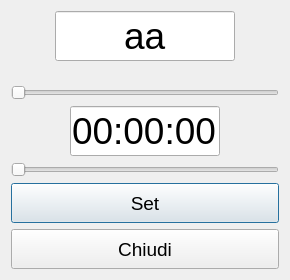
<?xml version="1.0" encoding="UTF-8"?>
<ui version="4.0">
 <class>QSetCompoente</class>
 <widget class="QDialog" name="QSetCompoente">
  <property name="geometry">
   <rect>
    <x>0</x>
    <y>0</y>
    <width>290</width>
    <height>280</height>
   </rect>
  </property>
  <property name="minimumSize">
   <size>
    <width>290</width>
    <height>280</height>
   </size>
  </property>
  <property name="maximumSize">
   <size>
    <width>290</width>
    <height>378</height>
   </size>
  </property>
  <property name="windowTitle">
   <string>Dialog</string>
  </property>
  <layout class="QVBoxLayout" name="verticalLayout">
   <item>
    <layout class="QHBoxLayout" name="horizontalLayout">
     <item>
      <spacer name="horizontalSpacer">
       <property name="orientation">
        <enum>Qt::Horizontal</enum>
       </property>
       <property name="sizeHint" stdset="0">
        <size>
         <width>40</width>
         <height>20</height>
        </size>
       </property>
      </spacer>
     </item>
     <item>
      <widget class="QLineEdit" name="Valore">
       <property name="maximumSize">
        <size>
         <width>180</width>
         <height>16777215</height>
        </size>
       </property>
       <property name="font">
        <font>
         <pointsize>28</pointsize>
        </font>
       </property>
       <property name="text">
        <string>aa</string>
       </property>
       <property name="echoMode">
        <enum>QLineEdit::Normal</enum>
       </property>
       <property name="alignment">
        <set>Qt::AlignCenter</set>
       </property>
      </widget>
     </item>
     <item>
      <spacer name="horizontalSpacer_2">
       <property name="orientation">
        <enum>Qt::Horizontal</enum>
       </property>
       <property name="sizeHint" stdset="0">
        <size>
         <width>40</width>
         <height>20</height>
        </size>
       </property>
      </spacer>
     </item>
    </layout>
   </item>
   <item>
    <spacer name="verticalSpacer">
     <property name="orientation">
      <enum>Qt::Vertical</enum>
     </property>
     <property name="sizeHint" stdset="0">
      <size>
       <width>20</width>
       <height>40</height>
      </size>
     </property>
    </spacer>
   </item>
   <item>
    <widget class="QSlider" name="ValoreSet">
     <property name="font">
      <font>
       <pointsize>17</pointsize>
      </font>
     </property>
     <property name="maximum">
      <number>1000</number>
     </property>
     <property name="orientation">
      <enum>Qt::Horizontal</enum>
     </property>
    </widget>
   </item>
   <item>
    <layout class="QHBoxLayout" name="horizontalLayout_2">
     <item>
      <spacer name="horizontalSpacer_3">
       <property name="orientation">
        <enum>Qt::Horizontal</enum>
       </property>
       <property name="sizeHint" stdset="0">
        <size>
         <width>40</width>
         <height>20</height>
        </size>
       </property>
      </spacer>
     </item>
     <item>
      <widget class="QLineEdit" name="TimeOut">
       <property name="minimumSize">
        <size>
         <width>150</width>
         <height>50</height>
        </size>
       </property>
       <property name="maximumSize">
        <size>
         <width>150</width>
         <height>50</height>
        </size>
       </property>
       <property name="font">
        <font>
         <pointsize>28</pointsize>
        </font>
       </property>
       <property name="focusPolicy">
        <enum>Qt::NoFocus</enum>
       </property>
       <property name="text">
        <string>00:00:00</string>
       </property>
       <property name="alignment">
        <set>Qt::AlignCenter</set>
       </property>
      </widget>
     </item>
     <item>
      <spacer name="horizontalSpacer_4">
       <property name="orientation">
        <enum>Qt::Horizontal</enum>
       </property>
       <property name="sizeHint" stdset="0">
        <size>
         <width>40</width>
         <height>20</height>
        </size>
       </property>
      </spacer>
     </item>
    </layout>
   </item>
   <item>
    <spacer name="verticalSpacer_4">
     <property name="orientation">
      <enum>Qt::Vertical</enum>
     </property>
     <property name="sizeHint" stdset="0">
      <size>
       <width>20</width>
       <height>0</height>
      </size>
     </property>
    </spacer>
   </item>
   <item>
    <widget class="QSlider" name="TimeOutSet">
     <property name="maximum">
      <number>7200</number>
     </property>
     <property name="orientation">
      <enum>Qt::Horizontal</enum>
     </property>
    </widget>
   </item>
   <item>
    <spacer name="verticalSpacer_3">
     <property name="orientation">
      <enum>Qt::Vertical</enum>
     </property>
     <property name="sizeHint" stdset="0">
      <size>
       <width>20</width>
       <height>0</height>
      </size>
     </property>
    </spacer>
   </item>
   <item>
    <widget class="QPushButton" name="Set">
     <property name="minimumSize">
      <size>
       <width>0</width>
       <height>40</height>
      </size>
     </property>
     <property name="maximumSize">
      <size>
       <width>16777215</width>
       <height>40</height>
      </size>
     </property>
     <property name="font">
      <font>
       <pointsize>14</pointsize>
      </font>
     </property>
     <property name="text">
      <string>Set</string>
     </property>
    </widget>
   </item>
   <item>
    <widget class="QPushButton" name="Chiudi">
     <property name="minimumSize">
      <size>
       <width>0</width>
       <height>40</height>
      </size>
     </property>
     <property name="maximumSize">
      <size>
       <width>16777215</width>
       <height>40</height>
      </size>
     </property>
     <property name="font">
      <font>
       <pointsize>14</pointsize>
      </font>
     </property>
     <property name="text">
      <string>Chiudi</string>
     </property>
    </widget>
   </item>
  </layout>
 </widget>
 <resources/>
 <connections/>
</ui>
